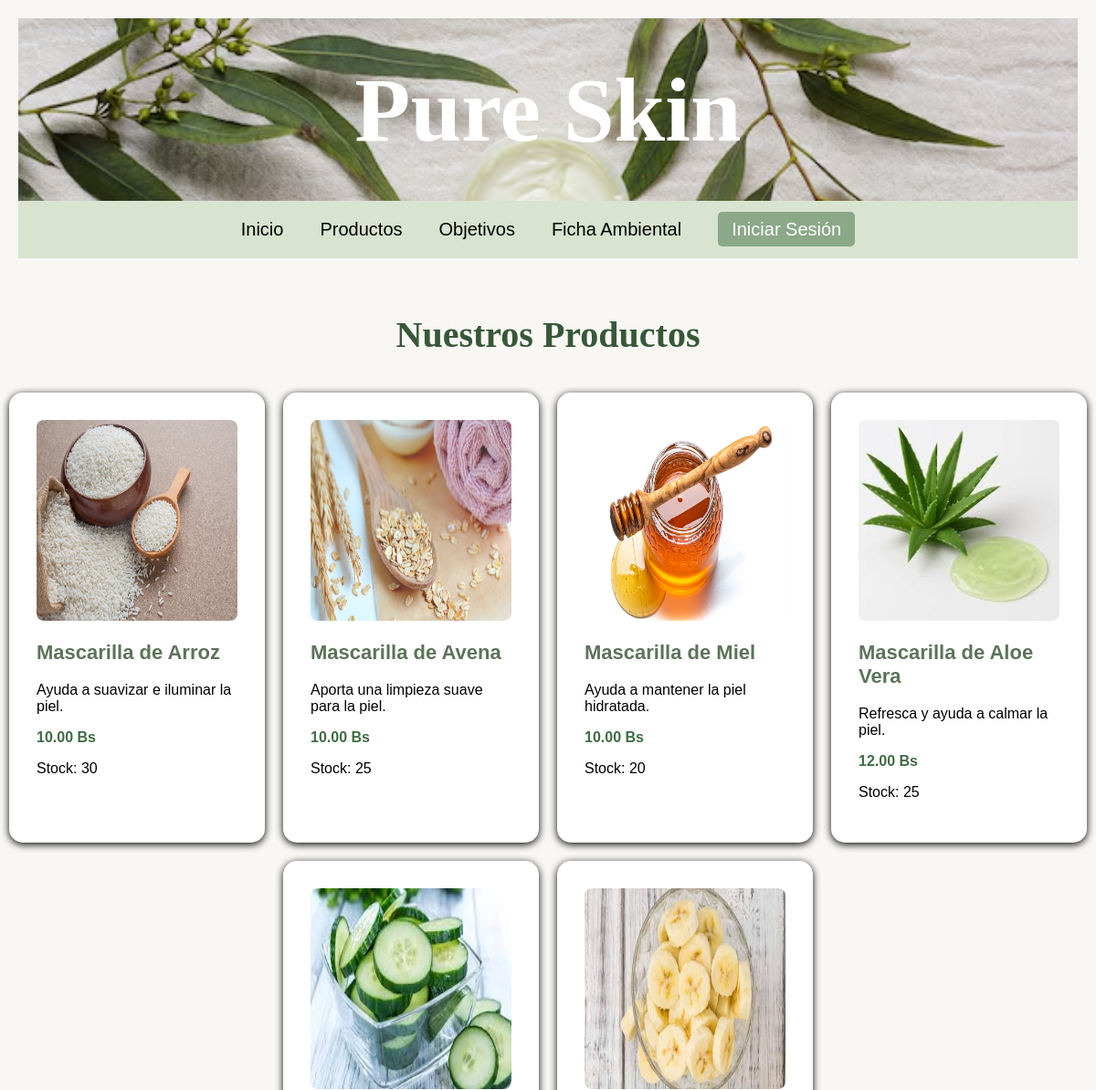
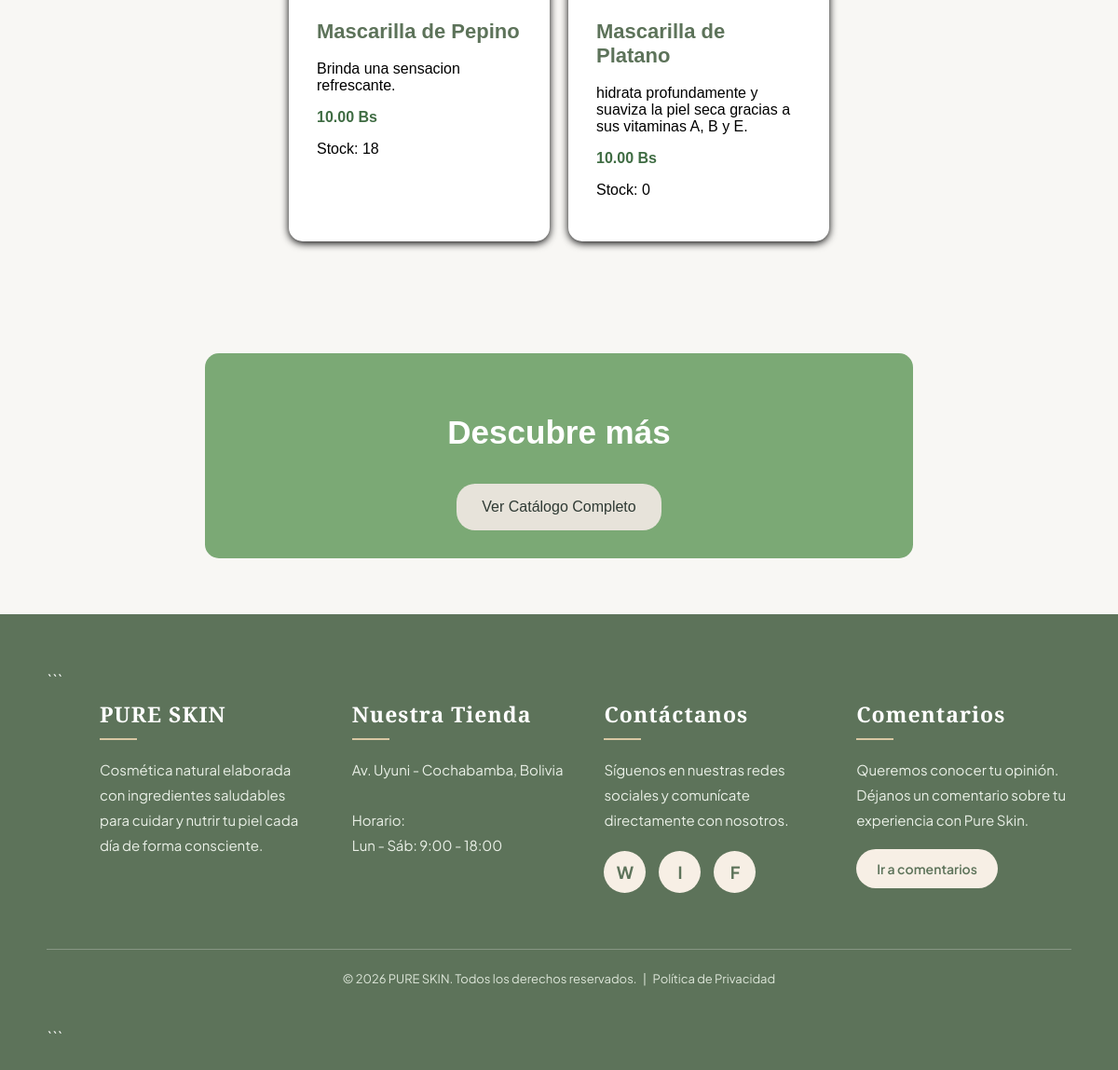
Screenshot of /PAGINA/maq_productos.php with the database file from the repository (2 pictures, top to bottom).
### tables this page shows
CREATE TABLE IF NOT EXISTS Productos (
    CodigoProductos INT NOT NULL AUTO_INCREMENT,
    Nombre VARCHAR(100) NOT NULL,
    Descripcion VARCHAR(250) NOT NULL,
    Precio DECIMAL(10,2) NOT NULL DEFAULT 0.00,
    Stock INT NOT NULL DEFAULT 0,
    imagen VARCHAR(255) NOT NULL,
    PRIMARY KEY (CodigoProductos)
);

### PAGINA/maq_productos.php (the view, shortened to what this page needs)
<?php
include("../PAGINA/conexion.php");
$sql = "SELECT * FROM Productos";
$resultado = $conexion->query($sql);
?>
<!DOCTYPE html>
<html lang="en">
<head>
</head>
<body>
<section id="uno">
<?php
include("../include/menu.php");
?>
</section>
<h1 class="titulo">
Nuestros Productos
</h1>
<section class="cajageneral">
<?php
if($resultado->num_rows > 0){
while($fila=$resultado->fetch_assoc()){
?>
<div class="productos">
<img src="../img/<?php echo $fila['imagen']; ?>" alt="<?php echo $fila['Nombre']; ?>">
<h2>
<?php echo $fila['Nombre']; ?>
</h2>
<p>
<?php echo $fila['Descripcion']; ?>
</p>
<p class="precio">
<?php echo $fila['Precio']; ?> Bs
</p>
<p>
Stock:
<?php echo $fila['Stock']; ?>
</p>
</div>
<?php
}
}else{
echo "No hay productos registrados";
}
?>
</section>
<section id="tres">
<h3>
Descubre más
</h3>
<a class="a" href="maq_catalogo.php">
Ver Catálogo Completo
</a>
</section>
<?php
include("../include/piedepagina.php");
?>
</body>
</html>

### include/menu.php (shortened to what this page needs)
<?php
$sesionActiva = isset($_SESSION['ciusuario']);
?>
<header>
    <h1>Pure Skin</h1>
</header>
<nav>
    <ul>
        <li>
            <a class="redireccion" href="maq_inicionuevo.php">Inicio</a>
        </li>
        <li>
            <a class="redireccion" href="maq_productos.php">Productos</a>
        </li>
        <li>
            <a class="redireccion" href="mision_vision_objetivos.php">Objetivos</a>
        </li>
        <li>
            <a class="redireccion" href="ficha_ambiental.php">Ficha Ambiental</a>
        </li>
        <?php
        if($sesionActiva){
        ?>
            <li>
                <a class="botoniniciosesion" href="../logueo/logoul.php">Cerrar Sesión</a>
            </li>
        <?php
        }else{
        ?>
            <li>
                <a class="botoniniciosesion" href="../logueo/login.php">Iniciar Sesión</a>
            </li>
        <?php
        }
        ?>
    </ul>
</nav>

### include/piedepagina.php (shortened to what this page needs)
<footer>
```
<div class="footer-col">
    <h4>PURE SKIN</h4>
    <p>
        Cosmética natural elaborada con ingredientes saludables
        para cuidar y nutrir tu piel cada día de forma consciente.
    </p>
</div>
<div class="footer-col">
    <h4>Nuestra Tienda</h4>
    <p>
        Av. Uyuni - Cochabamba, Bolivia
        <br><br>
        Horario:
        <br>
        Lun - Sáb: 9:00 - 18:00
    </p>
</div>
<div class="footer-col">
    <h4>Contáctanos</h4>
    <p>
        Síguenos en nuestras redes sociales
        y comunícate directamente con nosotros.
    </p>
    <div class="social-links">
        <a href="https://wa.me/591XXXXXXXX"
           target="_blank"
           title="WhatsApp">
            W
        </a>
        <a href="https://instagram.com/pureskin"
           target="_blank"
           title="Instagram">
            I
        </a>
        <a href="https://facebook.com/pureskin"
           target="_blank"
           title="Facebook">
            F
        </a>
    </div>
</div>
<div class="footer-col">
    <h4>Comentarios</h4>
    <p>
        Queremos conocer tu opinión.
        Déjanos un comentario sobre tu experiencia con Pure Skin.
    </p>
    <a href="../comentarios/formulario_comentarios.php" class="comentarios-btn">
        Ir a comentarios
    </a>
</div>
<div class="footer-bottom">
    <p>
        &copy; 2026 PURE SKIN. Todos los derechos reservados.
        &nbsp; | &nbsp;
        Política de Privacidad
    </p>
</div>
```
</footer>

### PAGINA/maq_productos.php (style rules this page uses)
body { background-color:#F8F7F4; margin:0; font-family:Arial, sans-serif; }
#uno { padding:20px; text-align:center; }
.titulo { text-align:center; color:#385739; font-size:40px; margin:40px; }
.cajageneral { display:flex; gap:20px; justify-content:center; flex-wrap:wrap; margin-bottom:5%; }
.productos { background:white; width:220px; box-shadow:0 2px 8px black; border-radius:15px; padding:30px; }
.productos img { width:100%; height:220px; border-radius:8px; }
.productos h2 { color:#5D735A; font-size:22px; }
.precio { color:#3f6c43; font-weight:bold; }
#tres { background:#7ba975; padding:30px; width:700px; max-width:90%; margin:5% auto; border-radius:15px; text-align:center; }
#tres h3 { color:white; font-size:35px; }
.a { background:#E7E3DA; display:flex; justify-content:center; align-items:center; width:220px; height:50px; margin:auto; border-radius:20px; color:#2F3A34; text-decoration:none; }

### include/menu.php (style rules this page uses)
nav li { font-family:'Franklin Gothic Medium', 'Arial Narrow', Arial, sans-serif; font-size:20px; margin:0 20px; }
h1 { color:white; display:flex; justify-content:center; font-family:Georgia, 'Times New Roman', Times, serif; font-size:100px; }
header { background-image:url('../img/crema.avif'); background-repeat:no-repeat; background-size:cover; display:flex; justify-content:center; align-items:center; height:200px; }
nav { background-color:#D8E4D0; display:flex; justify-content:center; align-items:center; padding:20px; }
nav ul { display:flex; list-style:none; padding:0; margin:0; flex-wrap:wrap; }
.botoniniciosesion { background:#8BA888; color:white; padding:8px 15px; border-radius:5px; text-decoration:none; }
.redireccion { color:black; text-decoration:none; }

### include/piedepagina.php (style rules this page uses)
html, body { height: 100%; }
body { min-height: 100vh; display: flex; flex-direction: column; margin: 0; }
footer { background-color: #5D735A; color: #FFFFFF; margin-top: auto; padding: 60px 50px 25px; display: flex; flex-wrap: wrap; justify-content: space-between; gap: 40px; font-family: 'Plus Jakarta Sans', sans-serif; width: 100%; box-sizing: border-box; }
.footer-col { flex: 1; min-width: 230px; max-width: 350px; }
footer h4 { font-family: 'Playfair Display', serif; font-size: 23px; letter-spacing: 1px; margin-bottom: 18px; color: #FFFFFF; font-weight: 600; }
footer p { line-height: 1.8; font-size: 15px; color: #EAF0E7; margin: 0; }
.footer-col h4::after { content: ""; display: block; width: 40px; height: 2px; background-color: #D8C7A3; margin-top: 10px; }
.social-links { display: flex; gap: 14px; margin-top: 20px; }
.social-links a { width: 45px; height: 45px; display: flex; align-items: center; justify-content: center; background-color: #F7EFE5; color: #5D735A; border-radius: 50%; text-decoration: none; font-size: 18px; font-weight: bold; transition: 0.3s; }
.comentarios-btn { display: inline-block; margin-top: 18px; padding: 12px 22px; background-color: #F7EFE5; color: #5D735A; text-decoration: none; border-radius: 25px; font-size: 14px; font-weight: 600; transition: 0.3s; }
.footer-bottom { width: 100%; text-align: center; border-top: 1px solid rgba(255,255,255,0.25); padding-top: 20px; margin-top: 20px; }
.footer-bottom p { font-size: 13px; color: #DDE6D9; }

### rows the page displays
productos: imagen (picture), Nombre "Mascarilla de Arroz", Descripcion "Ayuda a suavizar e iluminar la piel.", Precio "10.00", Stock "30"
productos: imagen (picture), Nombre "Mascarilla de Avena", Descripcion "Aporta una limpieza suave para la piel.", Precio "10.00", Stock "25"
productos: imagen (picture), Nombre "Mascarilla de Miel", Descripcion "Ayuda a mantener la piel hidratada.", Precio "10.00", Stock "20"
productos: imagen (picture), Nombre "Mascarilla de Aloe Vera", Descripcion "Refresca y ayuda a calmar la piel.", Precio "12.00", Stock "25"
productos: imagen (picture), Nombre "Mascarilla de Pepino", Descripcion "Brinda una sensacion refrescante.", Precio "10.00", Stock "18"
productos: imagen (picture), Nombre "Mascarilla de Platano", Descripcion "hidrata profundamente y suaviza la piel seca gracias a sus vitaminas A, B y E.", Precio "10.00", Stock "0"
